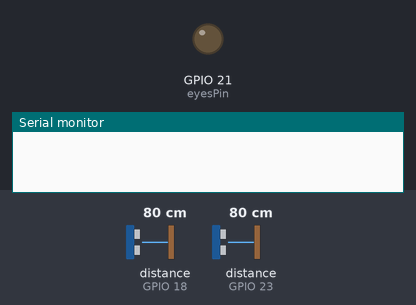
Recording of a sketch running on a simulated ESP8266 (NodeMCU). On the bench: output pins drawn as LEDs (lit = HIGH), the last lines printed to the serial monitor. Wiring (inferred from the names in the program): 2 × ultrasonic range finder: trigger GPIO 19, echo GPIO 18 / trigger GPIO 22, echo GPIO 23. The test bench sets the inputs (shaded band); at power-on: distance to the obstacle (sensors on GPIO 23, GPIO 18) 80 cm. The echo pulse lasts 58.3 µs per cm; pins used as bus, display or sensor lines are not drawn.

Above: at 1.2 s.
1.3 s: distance to the obstacle (sensor on GPIO 23) set to 4 cm
At 2.3 s:
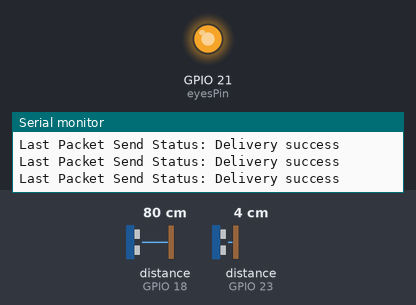
2.8 s: distance to the obstacle (sensor on GPIO 23) set to 18 cm
At 4.0 s:
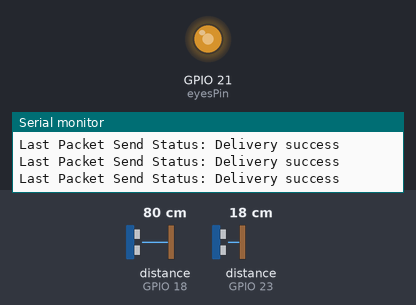
4.3 s: distance to the obstacle (sensor on GPIO 23) set to 35 cm
At 4.7 s:
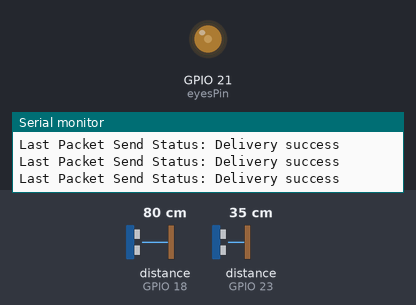
Timing chart, 0 to 7.3 s (numbered marks = the images above; inputs shaded):
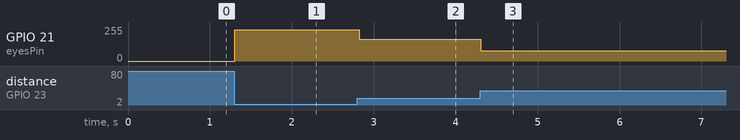

Measured:
- after the input at 1.3 s, GPIO 21 (eyesPin): 0/255 → 235/255 at once
- after the input at 2.8 s, GPIO 21 (eyesPin): 235/255 → 163/255 at once
- after the input at 4.3 s, GPIO 21 (eyesPin): 163/255 → 76/255 at once

The sketch:

Thereminou_ESP-NOW_esp8266.ino
```cpp
// (licence header left out)
#include <ESP8266WiFi.h>
#include <espnow.h>

// VARIABLE
const int ds_triggerMax = 50; // Read info under 50cm
const int ds_triggerMin = 3; // Read info after 3cm
const byte eyesPin = 21; // LED eyes Pin
unsigned int eyesIntensity = 0;
unsigned long t0 = millis(); //timer

//Distance Sensor 01
const byte ds1_echoPin = 23;
const byte ds1_trigPin = 22;
unsigned int ds1_Value = 0;
byte ds1_MidiValue = 0;
byte previous_ds1_MidiValue = 0;

//Distance Sensor 02
const byte ds2_echoPin = 18;
const byte ds2_trigPin = 19;
unsigned int ds2_Value = 0;
byte ds2_MidiValue = 0;
byte previous_ds2_MidiValue = 0;

// ESP-NOW SETTINGS
uint8_t broadcastAddress[] = {0x44, 0xB1, 0x76, 0xCD, 0x67, 0x2C}; // Receiver MAC Address

// Structure of data ; Must match the receiver structure
typedef struct struct_message {
  byte channel; //midi channel to use
  byte type;  // 1 : Note ; 2 : Controle Change; 3 : Program
  byte address; // Address of note, cc or program change (0-127)
  byte value; // Velocity on type note or Controle Change value
  bool keypress; // Note ON or OFF (only for Type 1)
} struct_message;

// Create a struct_message called myData
struct_message myData;

// FUNCTION
// Calculate the Ultrasonic Distance Sensor (SR04) and return a value between 0 and 127
float read_ds_value(byte trigPinSensor, byte echoPinSensor){
  digitalWrite(trigPinSensor, LOW);
  delayMicroseconds(2);
  digitalWrite(trigPinSensor, HIGH);
  delayMicroseconds(10);
  digitalWrite(trigPinSensor, LOW);
  unsigned int distance = pulseIn(echoPinSensor, HIGH)/58;  //58 Equivalent to (340m/s*1us)/2
  if (distance >= ds_triggerMin && distance <= ds_triggerMax){
    return distance;
  } else {
    return 0;
  }
}

// Callback when data is sent
void OnDataSent(uint8_t *mac_addr, uint8_t sendStatus) {
  Serial.print("Last Packet Send Status: ");
  if (sendStatus == 0){
    Serial.println("Delivery success");
  }
  else{
    Serial.println("Delivery fail");
  }
}

void setup() {
  // Init Serial Monitor
  Serial.begin(115200);

  // initialize the input:
  pinMode(ds1_echoPin, INPUT);
  pinMode(ds1_trigPin, OUTPUT);
  pinMode(ds2_echoPin, INPUT);
  pinMode(ds2_trigPin, OUTPUT);
  pinMode(eyesPin, OUTPUT);

  // Set device as a Wi-Fi Station
  WiFi.mode(WIFI_STA);

  // Init ESP-NOW
  if (esp_now_init() != 0) {
    Serial.println("Error initializing ESP-NOW");
    return;
  }

  // Once ESPNow is successfully Init, we will register for Send CB to
  // get the status of Trasnmitted packet
  esp_now_set_self_role(ESP_NOW_ROLE_CONTROLLER);
  esp_now_register_send_cb(OnDataSent);

  // Register peer
  esp_now_add_peer(broadcastAddress, ESP_NOW_ROLE_SLAVE, 1, NULL, 0);
}

void loop() {

  myData.channel = 1;
  myData.type = 2;

  //Distance sensor 01
  ds1_Value = read_ds_value(ds1_trigPin, ds1_echoPin);

  if (ds1_Value > 0) {
    myData.address = 31;
    ds1_MidiValue = map(ds1_Value, ds_triggerMin, ds_triggerMax, 127, 0); // Map 3 - 50cm to 0 - 127 Control Change
    myData.value = ds1_MidiValue;
    esp_now_send(broadcastAddress, (uint8_t *) &myData, sizeof(myData)); // Send message via ESP-NOW
    previous_ds1_MidiValue = ds1_MidiValue;
    eyesIntensity = map(ds1_Value, 0, 50, 255, 0); // Change to 0 - 255 LED intensity
    analogWrite(eyesPin, eyesIntensity);
  }

  //Distance sensor 02
  ds2_Value = read_ds_value(ds2_trigPin, ds2_echoPin);

  if (ds2_Value > 0) {
    myData.address = 32;
    ds2_MidiValue = map(ds2_Value, ds_triggerMin, ds_triggerMax, 127, 0); // Map 3 - 50cm to 0 - 127 Control Change
    myData.value = ds2_MidiValue;
    esp_now_send(broadcastAddress, (uint8_t *) &myData, sizeof(myData)); // Send message via ESP-NOW
    previous_ds2_MidiValue = ds2_MidiValue;
  }

  // If nothing happen during 5 sec : make the eyes bright at the maximum
  if ((ds1_Value == 0) && ((millis() - t0) > 5000)) {  // Value 0 mean the sensor detect nothing within the distance
    t0 = millis();
    analogWrite(eyesPin, 255);
  }

  delay(20); //Debounce
}
```
